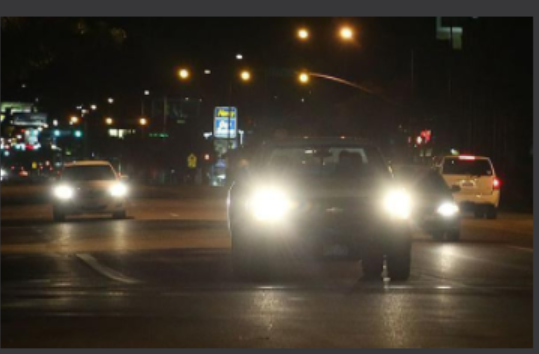
#> input picture Image/car_at_night_03.png, 539 x 354 px
$ jupyter execute Check_car_at_night_03.ipynb
#> lines starting #> are read from the running program, lines starting #| are printed output that depends on the picture; after the words box and inside, x2 and y2 are one past the last pixel; in counts of white or black regions, pixels touching at a corner belong together
[cell 1]
import PIL as pil
from matplotlib import pyplot as plt
import numpy as np
import math
from datetime import datetime
import cv2

[cell 2]
orig1 = cv2.imread("../Image/car_at_night_03.png")
#> orig1 is the input picture: shape (354, 539, 3); mean B, G, R 47.8, 58.3, 65.9
orig1_rgb = cv2.cvtColor(orig1, cv2.COLOR_BGR2RGB)

plt.imshow(orig1_rgb)

[cell 3]
grayscale = cv2.cvtColor(orig1_rgb, cv2.COLOR_RGB2GRAY)
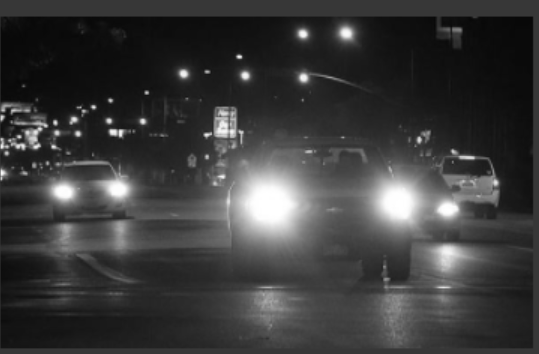
#> grayscale: shape (354, 539); min 8, max 255, mean 59.4
plt.imshow(grayscale, cmap='gray')

[cell 4]
dst = cv2.calcHist(grayscale, [0], None, [256], [0,256])
#> dst = 256 values, max 539 at index 55, min 0 at index 0, mean 2.11

plt.hist(grayscale.ravel(),256,[0,256])
plt.title('Histogram for gray scale image')
plt.show()
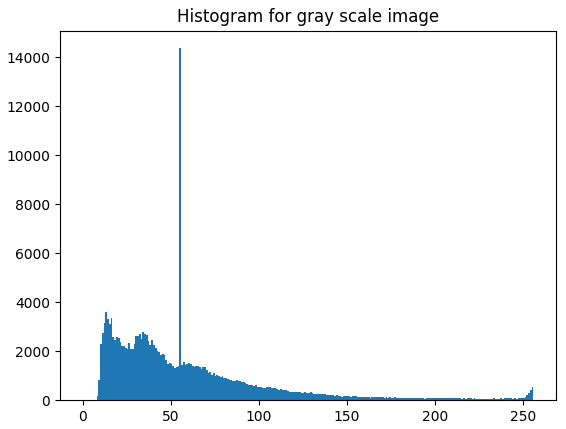
#> figure drawn by matplotlib, 1 panel; tallest bar 14376 high, from x = 55 to 56

[cell 5]
image = cv2.cvtColor(orig1_rgb, cv2.COLOR_RGB2HSV)
#> image: shape (354, 539, 3); mean H, S, V 28, 82.3, 66.6
result = np.copy(orig1_rgb)

# lower boundary RED color range values; Hue (0-10)
lower3 = np.array([0, 0, 200])
upper3 = np.array([180, 31, 255])

white_mask = cv2.inRange(image, lower3, upper3)
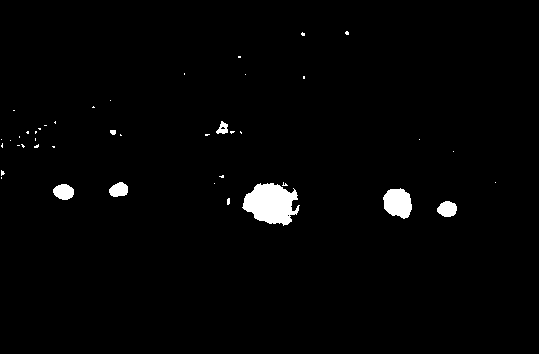
#> white_mask: shape (354, 539); 1.8% white; 43 white regions (36 under 20 px), largest, box (x1, y1, x2, y2) and area: (242, 183, 300, 226) 1661, (383, 188, 412, 219) 672, (53, 184, 74, 200) 257

plt.imshow(white_mask, cmap='gray')

$ run again, with Image/car_at_night_04.png copied over Image/car_at_night_03.png
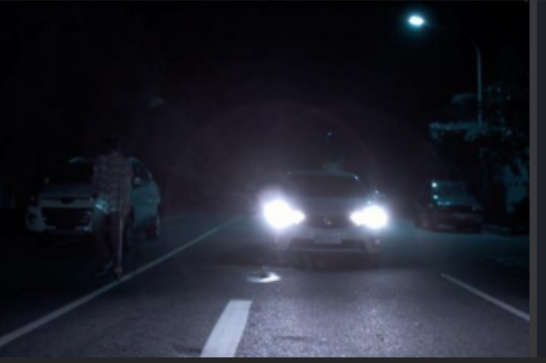
#> input picture Image/car_at_night_04.png, 546 x 363 px
#> orig1 is the input picture: shape (363, 546, 3); mean B, G, R 45.9, 36.1, 33.9
#> dst = 256 values, max 238 at index 12, min 0 at index 0, mean 2.13
#> `plt.show()`:
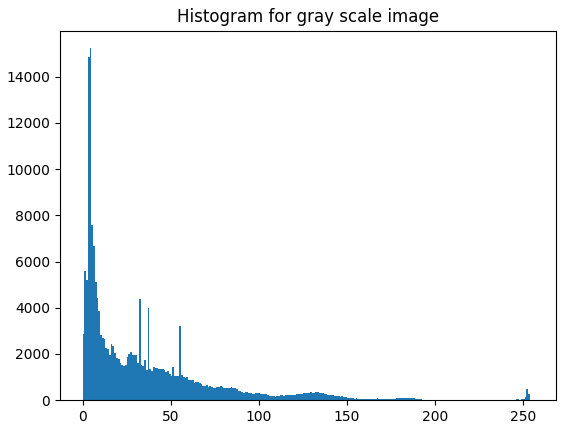
#> figure drawn by matplotlib, 1 panel; tallest bar 15237 high, from x = 4 to 5
#> image: shape (363, 546, 3); mean H, S, V 115.4, 99.5, 45.9
#> `white_mask = cv2.inRange(image, lower3, upper3)`:
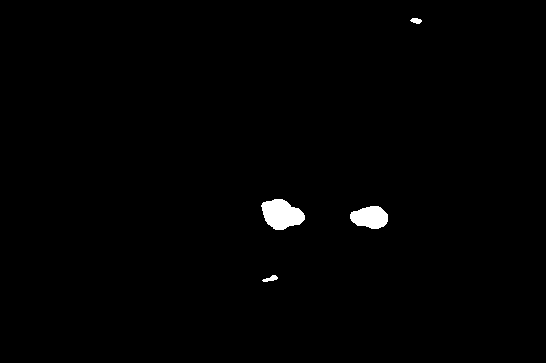
#> white_mask: shape (363, 546); 0.87% white; 4 white regions, box (x1, y1, x2, y2) and area: (261, 199, 305, 230) 949, (350, 206, 388, 229) 658, (262, 275, 278, 282) 61, (410, 18, 422, 24) 51

$ run again, with Image/L1_image.png copied over Image/car_at_night_03.png
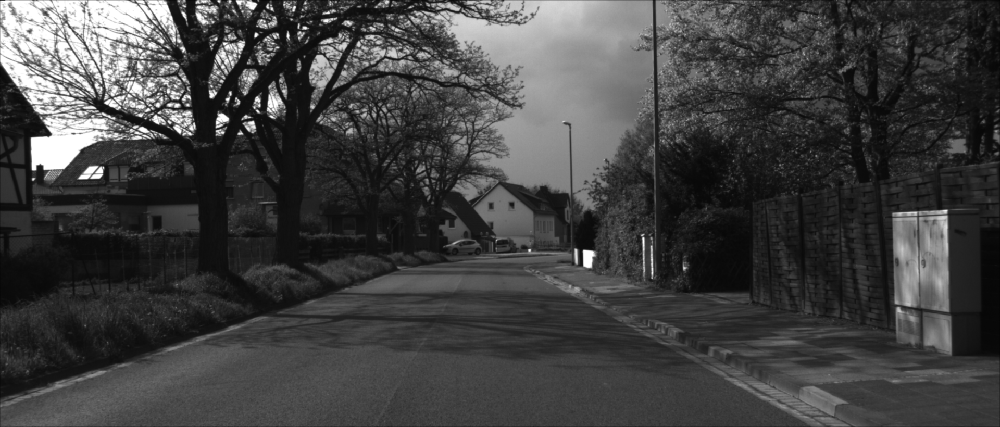
#> input picture Image/L1_image.png, 1000 x 427 px, shrunk from 1920 x 820 before the run
#> orig1 is the input picture: shape (427, 1000, 3); min 4, max 255, mean 65.6
#> dst = 256 values, max 92 at index 191, min 0 at index 0, mean 3.91
#> `plt.show()`:
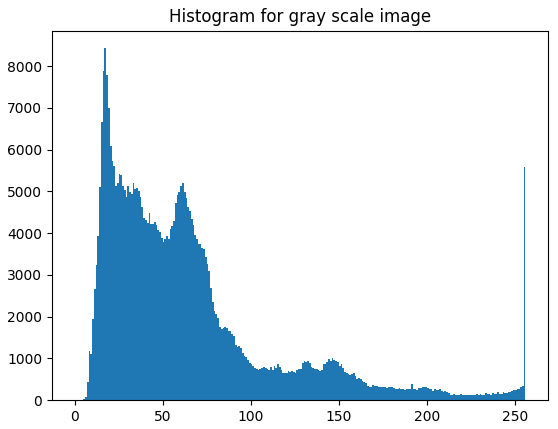
#> figure drawn by matplotlib, 1 panel; tallest bar 8428 high, from x = 17 to 18
#> image: shape (427, 1000, 3); mean H, S, V 0, 0, 65.6
#> `white_mask = cv2.inRange(image, lower3, upper3)`:
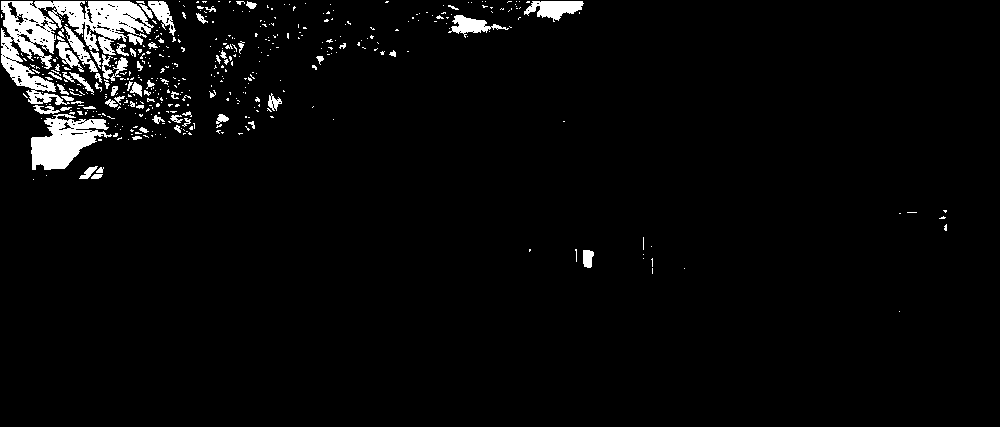
#> white_mask: shape (427, 1000); 3.7% white; 445 white regions (377 under 20 px), largest, box (x1, y1, x2, y2) and area: (1, 1, 154, 105) 6137, (31, 114, 112, 170) 2460, (524, 1, 584, 22) 730
